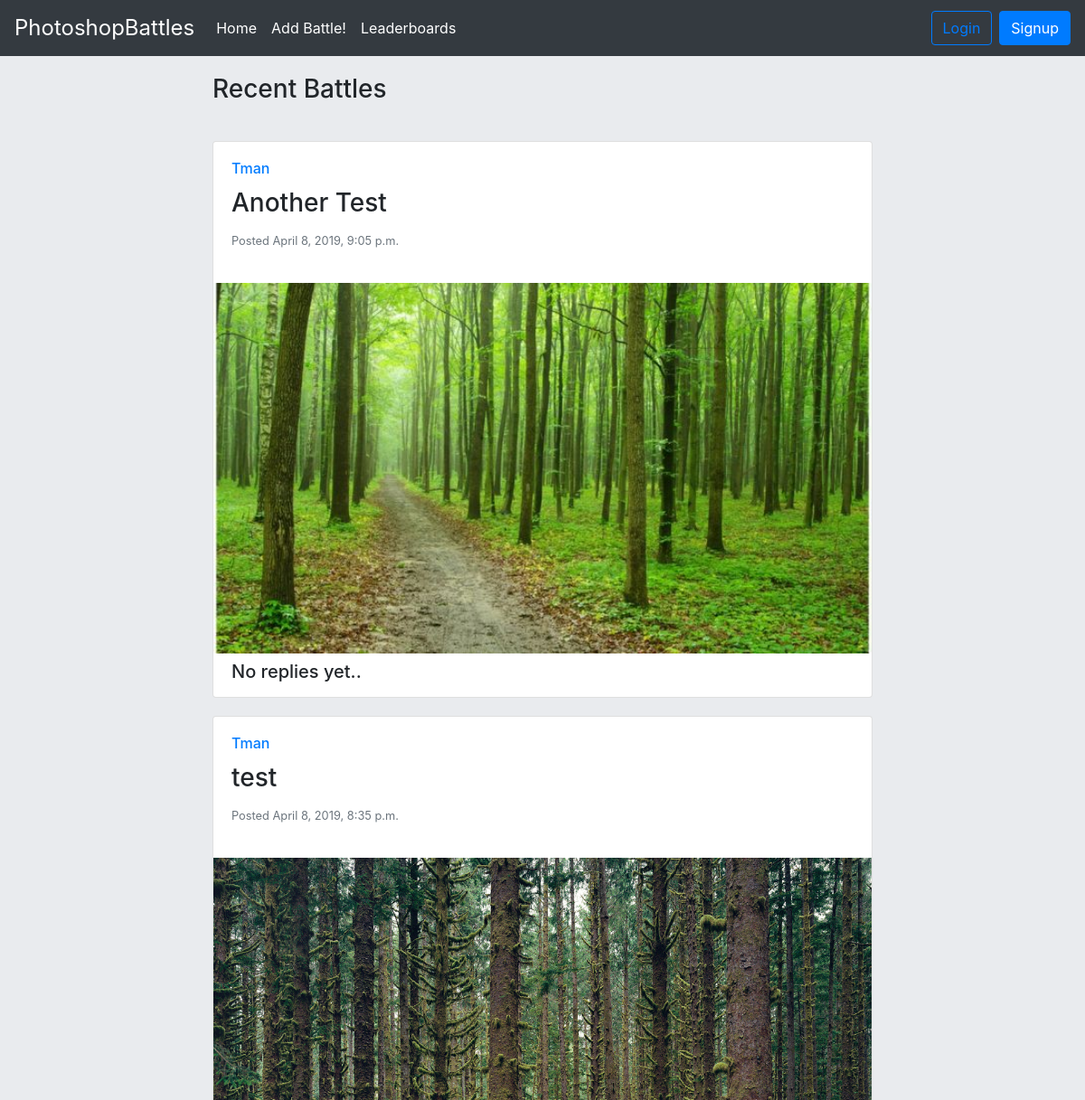
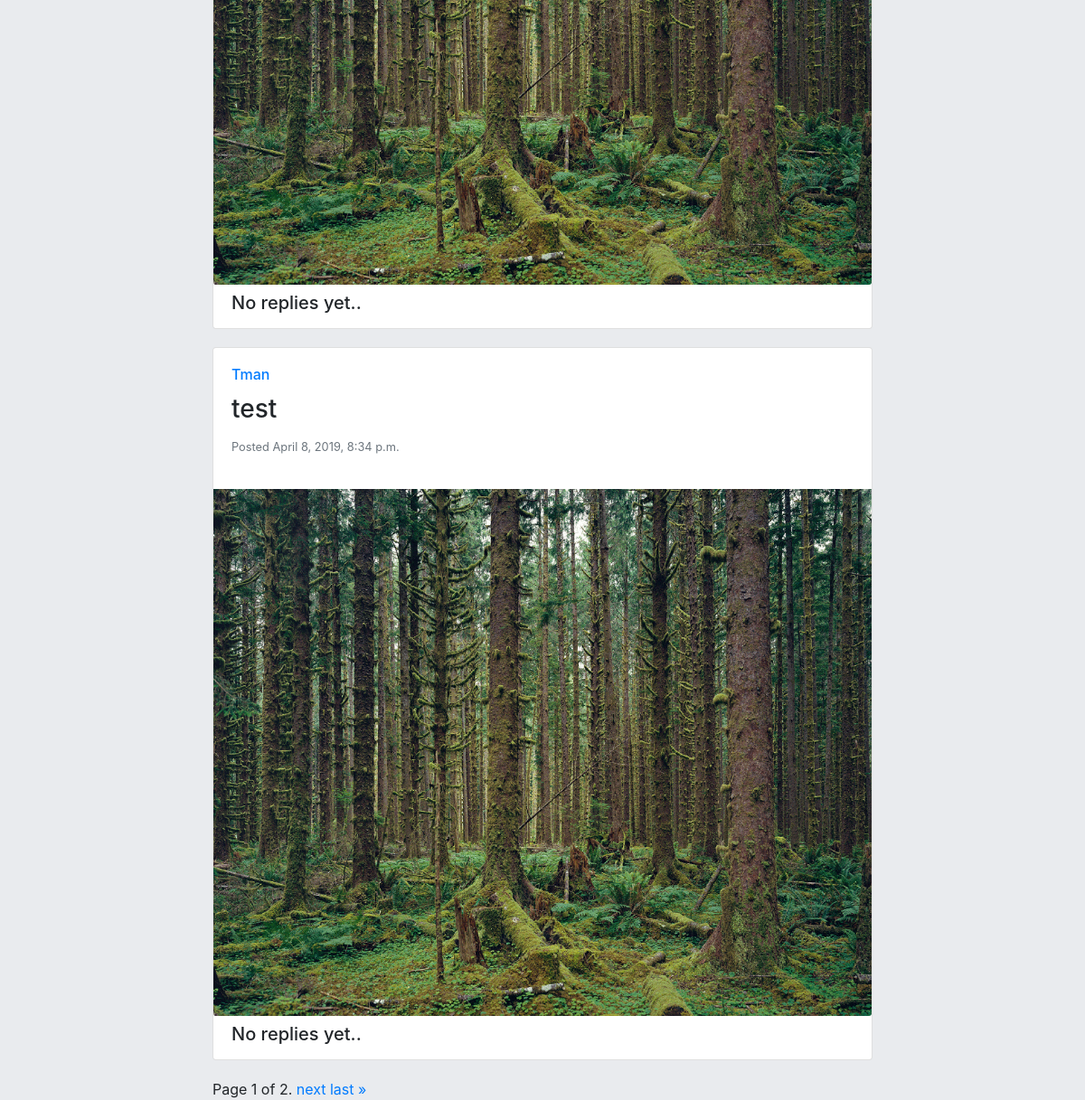
Before: / with the older database file (2 pictures, top to bottom).
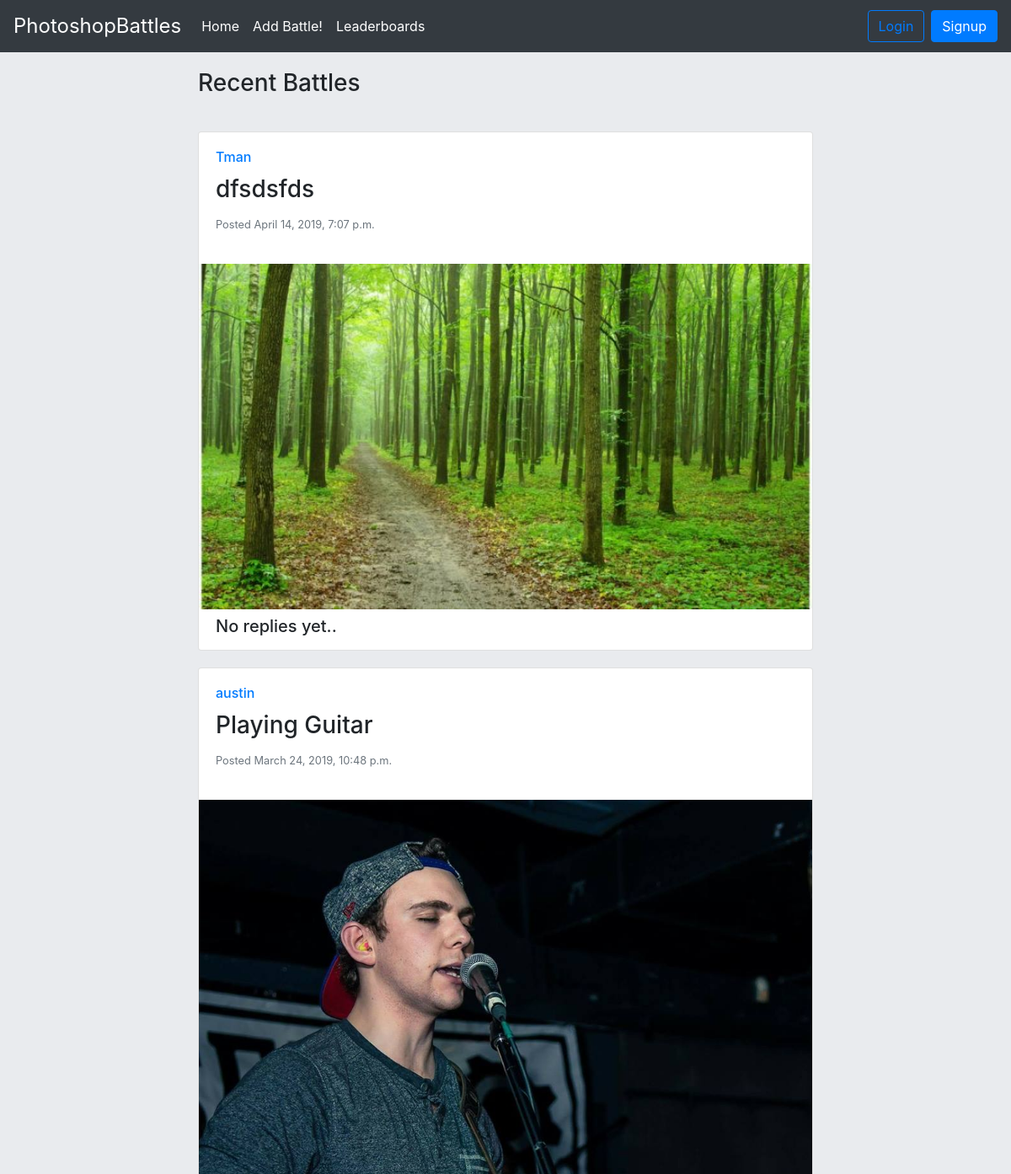
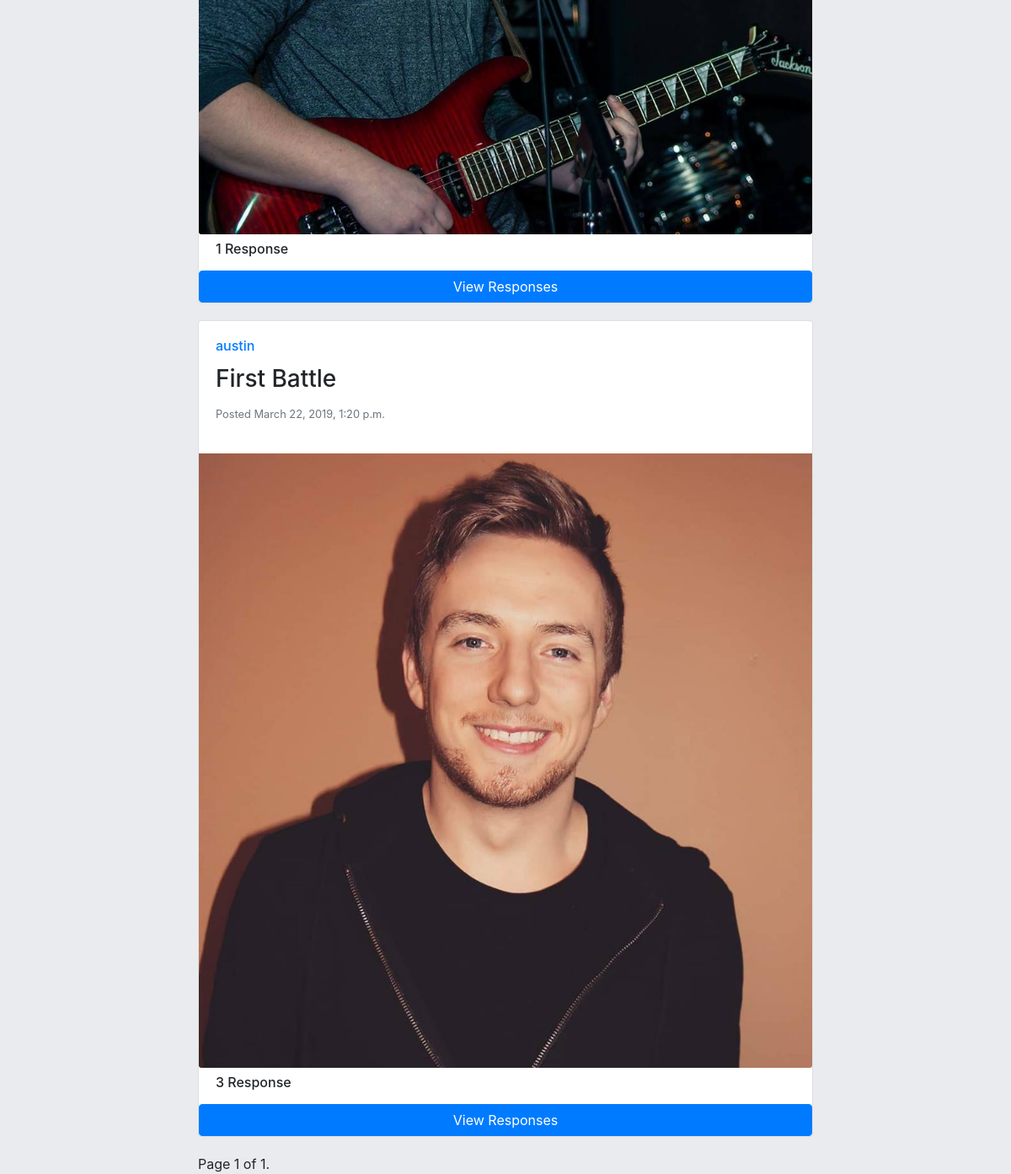
After: the same page with the newer database file (2 pictures, top to bottom).
### application/models.py (models this page shows, shortened)
class Post(models.Model):
    user = models.ForeignKey(User,on_delete=models.CASCADE)
    title = models.CharField(max_length=40)
    image = models.ImageField(upload_to='post_pictures')
    pub_date = models.DateTimeField('date published')

### application/views.py (the view)
# urls.py: path('', IndexView, name='index'),
def IndexView(request):
    if request.method =='POST':
        reply_form = NewReply(request.POST or None, request.FILES or None)
        user = request.user
        if reply_form.is_valid():
            title = reply_form.cleaned_data.get('title')
            image = reply_form.cleaned_data.get('image')
            postID = request.POST.get("postID")
            post=Post.objects.filter(id=postID)[0]
            Reply.objects.create(
                title=title,
                image=image,
                user=user,
                votes=0,
                post_replying_to=post,
                pub_date = timezone.now(),
            )
            return HttpResponseRedirect('/')
    else:
        context = {}
        context['reply_form'] = NewReply()
        latest_posts = Post.objects.all().order_by('-pub_date')
        paginator = Paginator(latest_posts, 3)
        page = request.GET.get('page')
        posts = paginator.get_page(page)
        context['posts'] = posts
        return render(request, 'application/home.html', context)

### application/templates/application/home.html (shortened to what this page needs)
{% extends 'application/base_layout.html' %}
{% block container %}
  <div class="row justify-content-sm-center">
    <div class="col-sm-8">
      {% if posts %}
      <h3 class="recent-battles-heading">Recent Battles</h3>
      {% for post in posts %}
        {% include 'application/post.html' %}
      {% endfor %}
      {% else  %}
        <h3>No Battles Found</h3>
      {% endif %}
      <div class="pagination">
        <span class="step-links">
        <span class="current">
            Page {{ posts.number }} of {{ posts.paginator.num_pages }}.
        </span>
        {% if posts.has_next %}
            <a href="?page={{ posts.next_page_number }}">next</a>
            <a href="?page={{ posts.paginator.num_pages }}">last &raquo;</a>
        {% endif %}
    </span>
</div>
    </div>
  </div>
{% endblock %}

### application/templates/application/post.html (shortened to what this page needs)
<div class="post">
  <div class="card">
    <div class="card-body">
      <h6 class="card-title username"><a href="/profile/{{post.user}}">{{post.user}}</a></h6>
      <h3 class="card-title post-title">{{post.title}}</h6>
      <p class="card-text date-posted post-date"><small class="text-muted">Posted {{post.pub_date}}</small></p>
    </div>
    <img class="card-img-bottom" src="/media/{{ post.image }}" alt="{{post.title}}" >
    {% if post.reply_set.all %}
    {% if post.reply_set.count >= 1 %}
    <h6 class="reply-heading">{{ post.reply_set.count }} Response</h6>
    <button type="button" class="btn btn-primary" data-toggle="modal" data-target=".bd-example-modal-md-{{post.id}}">View Responses</button>
    {% endif %}
    {% else %}
    <h5 class="reply-heading">No replies yet..</h5>
    {% endif %}
  </div>
</div>

Changed rows visible on the page:
removed Post: user "Tman", title "Another Test", pub_date "April 8, 2019, 9:05 p.m.", image (picture), shows "No replies yet.."
removed Post: user "Tman", title "test", pub_date "April 8, 2019, 8:35 p.m.", image (picture), shows "No replies yet.."
removed Post: user "Tman", title "test", pub_date "April 8, 2019, 8:34 p.m.", image (picture), shows "No replies yet.."
added Post: user "Tman", title "dfsdsfds", pub_date "April 14, 2019, 7:07 p.m.", image (picture), shows "No replies yet.."
now on this page (row unchanged): Post: user "austin", title "Playing Guitar", pub_date "March 24, 2019, 10:48 p.m.", image (picture), reply_set.count "1"
now on this page (row unchanged): Post: user "austin", title "First Battle", pub_date "March 22, 2019, 1:20 p.m.", image (picture), reply_set.count "3"
Other visible differences:
{{ posts.paginator.num_pages }}: "2" → "1"
text no longer shown: "next last »"
